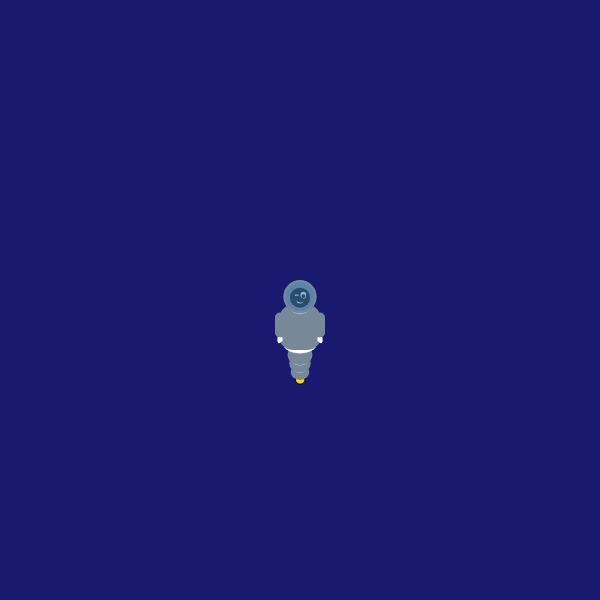
Frame 1 (no input)
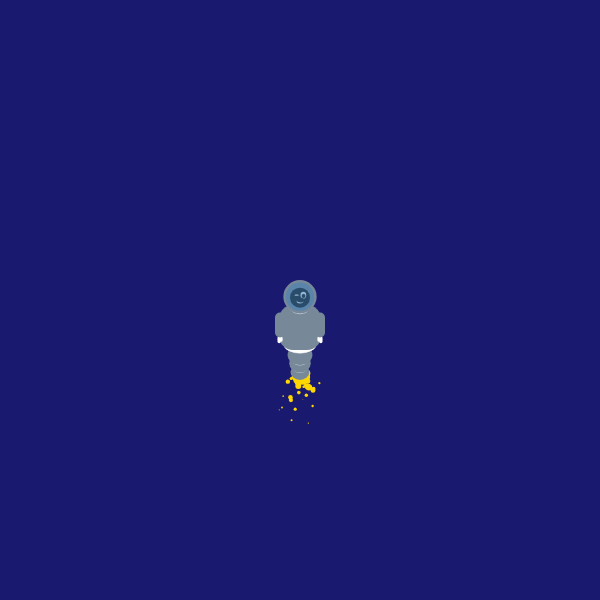
Frame 60 (no input)
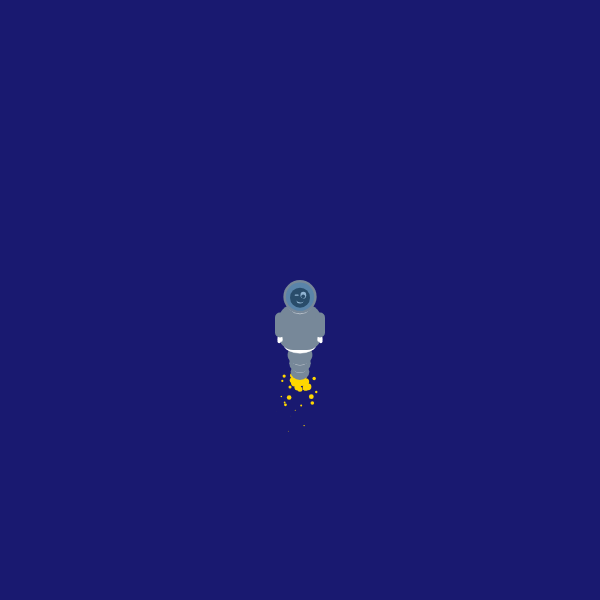
Frame 120 (the mouse pressed at the canvas centre since frame 60)

The p5.js sketch that drew these frames (run headless with seeded random() and noise() and a simulated clock; from frame 60 on, the mouse is pressed at the canvas centre):

// p5.js sketch
// ── sketch.js
var character;

function setup() {
    createCanvas(600, 600);
    
    character = new BubbleMan(width / 2, 0.8*height, 100);
}

function draw() {
    background(25, 25, 112);
    
    character.draw();
}

function keyPressed() {
    character.keyPressedInteraction();
}

function keyReleased() {
    character.keyReleasedInteraction();
}

// ── BubbleMan.js
// var thruster;
var suitColor;

class BubbleMan {
    constructor(x, y, size) {
        suitColor = color(119, 136, 153);

        this.x = x;
        this.y = y - 100;
        this.h = size;
        this.w = size / 2;

        this.direction = 1;
        this.velocity = 5;
        this.gravity = 3;
        this.verticalJump = 100;

        this.isLeft = false;
        this.isRight = false;
        this.isFalling = true;
        this.isPlummeting = false;

        this.thruster = new ParticleSystem(createVector(this.x, this.y), this.h / 2);
    }

    draw() {
        if (!this.isPlummeting) {
            this.thruster.addParticle();
            this.thruster.run();
        }
        this.stand();
        // this.#drawGrid();
    }

    move() {
        // Logic to make the game character move or the background scroll.
        if (this.isLeft) {

            if (this.x > width * 0.2) {
                this.x -= this.velocity;
                this.thruster.origin.x -= this.velocity;

                for (var i = 0; i < this.thruster.particles.length; i++) {
                    this.thruster.particles[i].position.x -= this.velocity;
                }
            }
            else {
                scrollPos += 5;
            }

        }

        if (gameChar_world_x <= 0) {
            this.isLeft = false;
        }

        if (this.isRight) {
            if (this.x < width * 0.8) {
                this.x += this.velocity;
                this.thruster.origin.x += this.velocity;
                for (var i = 0; i < this.thruster.particles.length; i++) {
                    this.thruster.particles[i].position.x += this.velocity;
                }
            }
            else {
                scrollPos -= 5; // negative for moving against the background
            }
        }

        // Logic to make the game character rise and fall.
        if (this.y < floorPos_y) {
            // check if character is on any platform
            for (var i = 0; i < platforms.length; i++) {
                this.isOnPlatform = platforms[i].checkContact(gameChar_world_x, this.y);

                if (this.isOnPlatform) {
                    this.isFalling = false;

                    // move character with the moving platform
                    if (platforms[i].isMoving) {
                        this.x += platforms[i].inc;

                        if (character.x >= width * 0.8) {
                            this.x -= platforms[i].inc
                            scrollPos -= platforms[i].inc;
                        }
                        if (character.x <= width * 0.2) {
                            this.x -= platforms[i].inc;
                            scrollPos -= platforms[i].inc;
                        }
                    }

                    break;
                }
            }

            if (!this.isOnPlatform) {
                this.y = min(floorPos_y, this.y + this.gravity) // min was need because of the multiples
                this.thruster.origin.y = min(floorPos_y, this.thruster.origin.y + this.gravity); // min was need because of the multiples
                this.isFalling = true;
            }
        }
        else {
            this.isFalling = false;
        }

        if (this.isPlummeting) {
            this.y += this.gravity;
            this.thruster.origin.y += this.gravity;

            this.isLeft = false;
            this.isRight = false;
        }

        this.worldX = this.x - scrollPos;
    }

    keyPressedInteraction() {

        if (key == 'A' || keyCode == 37) {
            this.isLeft = true;
        }

        if (key == 'D' || keyCode == 39) {
            this.isRight = true;
        }

        if ((key == 'W' || keyCode == 32) && !flagpole.isReached && !this.isPlummeting) {
            if (!this.isFalling || this.isOnPlatform) {
                jumpSound.play();
                this.y -= this.verticalJump;
                this.thruster.origin.y -= this.verticalJump;
            }
        }
    }

    keyReleasedInteraction() {

        if (key == 'A' || keyCode == 37) {
            this.isLeft = false;
        }

        if (key == 'D' || keyCode == 39) {
            this.isRight = false;
        }
    }

    checkPlayerDie() {
        for (var i = 0; i < enemies.length; i++) {
            this.hitEnemy = enemies[i].checkContact(gameChar_world_x, this.y);

            if (this.hitEnemy) {
                break;
            }
        }

        if (this.y > height + this.h || this.hitEnemy) {
            lives -= 1;
            if (lives > 0) {
                loseLifeSound.play();
                game = new Game(level);
            }
            else {
                gameOverSound.play();
            }
        }
    }

    stand() {
        noStroke();
        this.#drawLegs();
        this.#drawFrontBody();
        this.#drawArms();
        this.#drawHead();
    }

    walkLeft() {

    }

    walkRight() {

    }

    #drawGrid() {
        stroke(255);
        strokeWeight(1);
        line(
            this.x - 1.5 * this.w / 2, this.y,
            this.x + 1.5 * this.w / 2, this.y
        );
        line(
            this.x - 1.5 * this.w / 2, this.y - this.h,
            this.x + 1.5 * this.w / 2, this.y - this.h
        );
        line(
            this.x - this.w / 2, this.y + 0.13 * this.h,
            this.x - this.w / 2, this.y - 1.13 * this.h
        );
        line(
            this.x + this.w / 2, this.y + 0.13 * this.h,
            this.x + this.w / 2, this.y - 1.13 * this.h
        );

        strokeWeight(5);
        point(this.x, this.y);
        noStroke();
    }

    #drawLegs() {
        let r1 = this.h / 12;
        let w1 = 6 * this.w / 16;
        let c1y = this.y - this.h / 12;
        fill(suitColor);
        // draw legs
        ellipse(this.x, c1y, w1, 2 * r1);

        let r2 = 1.1 * r1;
        let w2 = 1.15 * w1;
        let c2y = this.y - this.h / 6;
        // draw white waist lining 
        stroke(255, 255, 255, 130);
        strokeWeight(1);
        noFill();
        ellipse(this.x, c2y + 1, w2 - 4, 2 * r2 - 2);
        noStroke();

        fill(suitColor);
        ellipse(this.x, c2y, w2, 2 * r2);

        let r3 = 1.1 * r2;
        let w3 = 1.15 * w2;
        let c3y = this.y - this.h / 4;
        // draw white lining 
        stroke(255, 255, 255, 130);
        strokeWeight(1);
        noFill();
        ellipse(this.x, c3y + 1, w3 - 4, 2 * r3 - 2);
        noStroke();

        fill(suitColor);
        ellipse(this.x, c3y, w3, 2 * r3);
    }

    #drawArms() {
        let armW = this.w / 5;
        let armH = this.h / 4;
        let leftArmCx = this.x - 3.2 * this.w / 8;
        let rightArmCx = this.x + 3.2 * this.w / 8;
        let armCy = this.y - 4.4 * this.h / 8;

        // draw hands
        fill(255);
        rect(
            leftArmCx - armW / 4,
            armCy + 0.9 * armH / 2,
            armW / 2,
            armH / 6,
            this.h / 70
        );
        rect(
            leftArmCx - armW / 4,
            armCy + 1.05 * armH / 2,
            armW / 3,
            armH / 5,
            this.h / 50
        );
        rect(
            leftArmCx,
            armCy + 1.05 * armH / 2,
            armW / 4,
            armH / 7,
            this.h / 50
        );

        fill(255);
        rect(
            rightArmCx - armW / 4,
            armCy + 0.9 * armH / 2,
            armW / 2,
            armH / 6,
            this.h / 70
        );
        rect(
            rightArmCx - armW / 12,
            armCy + 1.05 * armH / 2,
            armW / 3,
            armH / 5,
            this.h / 50
        );
        rect(
            rightArmCx - armW / 4,
            armCy + 1.05 * armH / 2,
            armW / 4,
            armH / 7,
            this.h / 50
        );

        //draw arms
        fill(suitColor);
        rect(leftArmCx - armW / 2, armCy - armH / 2, armW, armH, this.h / 15);

        fill(suitColor);
        rect(rightArmCx - armW / 2, armCy - armH / 2, armW, armH, this.h / 15);
    }

    #drawFrontBody() {
        let waistCy = this.y - 7 * this.h / 20;
        let waistW = 0.65 * this.w;
        // draw white waist lining 
        stroke(255, 255, 255, 130);
        strokeWeight(1);
        noFill();
        ellipse(this.x, waistCy + 1, waistW - 4, waistW / 2 - 2);
        noStroke();

        // draw waist
        fill(255);
        ellipse(this.x, waistCy, waistW, waistW / 2)

        fill(suitColor);
        let torsoCy = this.y - 3 * this.h / 4;
        let torsoW = 0.85 * this.w;
        let torsoH = 0.9 * this.w;
        rect(this.x - torsoW / 2, torsoCy, torsoW, torsoH, this.h / 7);
    }

    #drawHead() {
        let helmetD = this.h / 3;
        let helmetCy = this.y - this.h + helmetD / 2;
        // draw white helmet lining under the chin
        stroke(255, 255, 255, 130);
        strokeWeight(1);
        noFill();
        ellipse(this.x, helmetCy + 1, helmetD - 4, helmetD - 1);
        noStroke();
        // draw helmet
        fill(suitColor);
        ellipse(this.x, helmetCy, helmetD, helmetD);

        //draw head
        fill(0);
        let headD = this.h / 5;
        let headCy = helmetCy + headD / 5 - 3;
        ellipse(this.x, headCy, headD, headD);

        // draw eyes
        fill(255);
        let eyeline = headCy - headD / 8;
        let leftEyeCx = this.x - headD / 6;
        let leftEyeW = headD / 5;
        let leftEyeH = headD / 15;
        rect(leftEyeCx - leftEyeW / 2, eyeline - leftEyeH / 2, leftEyeW, leftEyeH, 10);

        let rightEyeCx = this.x + headD / 6;
        let rightEyeW = headD / 3.5;
        let rightEyeH = headD / 3;
        ellipse(rightEyeCx, eyeline, rightEyeW, rightEyeH);

        // draw eyeball
        fill(0);
        let rand = this.h / 150000
        ellipse(
            rightEyeCx + random(-rand, rand) * rightEyeCx,
            eyeline + headD / 20 + random(-rand, rand) * eyeline,
            rightEyeW / 1.5,
            rightEyeW / 1.5
        );

        // draw mouth
        fill(255);
        ellipse(this.x, headCy + headD / 6, headD / 3, headD / 4);
        fill(0);
        push();
        translate(this.x, headCy + headD / 9);
        rotate(PI / 15);
        ellipse(0, 0, headD / 2.5, headD / 4.2);
        pop();


        // draw helmet glass
        fill(70, 130, 180, 150);
        let d2 = 0.85 * helmetD;
        ellipse(this.x, helmetCy, d2, d2);
    }
}

class Particle {
    constructor(position, lifespan) {
        this.acceleration = createVector(0, 0.05);
        this.velocity = createVector(random(-0.5, 0.5), random(-1, 0));
        this.position = position.copy();
        this.lifespan = lifespan;

        this.isDead = function () { return this.lifespan < 0; }
    }

    run() {
        this.update();
        this.display();
    }

    update() {
        this.velocity.add(this.acceleration);
        this.position.add(this.velocity);
        this.lifespan -= 1;
    }

    display() {
        fill(255, 215, 0, this.lifespan ** 3);
        ellipse(this.position.x, this.position.y, this.lifespan / 5, this.lifespan / 5);
    }
}


class ParticleSystem {
    constructor(position, lifespan) {
        this.origin = position.copy();
        this.lifespan = lifespan;
        this.particles = [];
    }
    addParticle() {
        this.particles.push(new Particle(this.origin, this.lifespan));
    }

    run() {
        for (let i = this.particles.length - 1; i >= 0; i--) {
            let p = this.particles[i];
            p.run();
            if (p.isDead()) {
                this.particles.splice(i, 1);
            }
        }
    }
}
